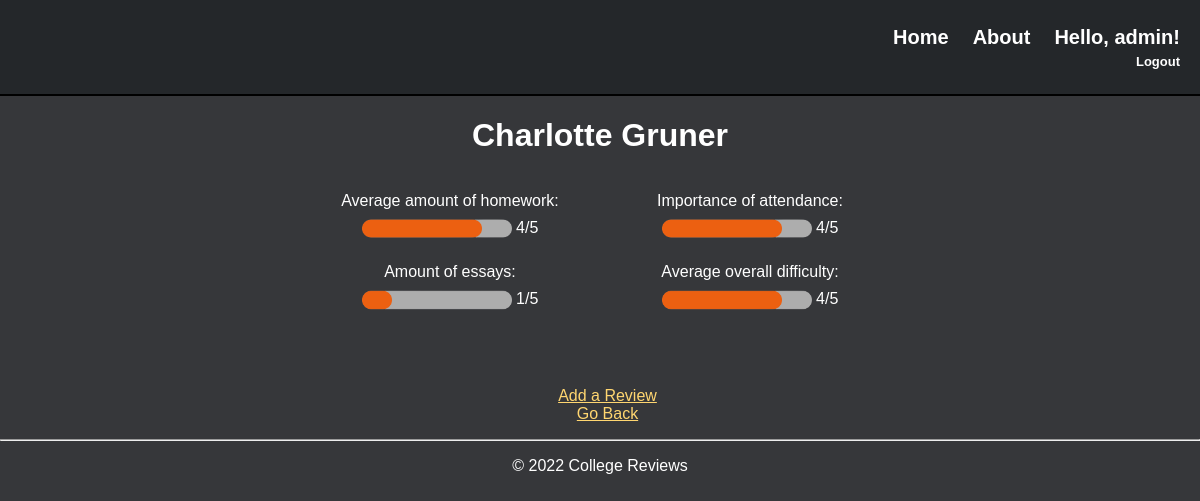
The app's page /teachers/Charlotte Gruner/ (signed in) with its own data.
### college/models.py (models this page shows, shortened)
class Teacher(models.Model):
    name = models.CharField(max_length=200)
    votes = models.IntegerField(default=0)
    homework = models.IntegerField(default=0)
    essays = models.IntegerField(default=0)
    attendance = models.IntegerField(default=0)
    difficulty = models.IntegerField(default=0)

### teachers/views.py (the view)
# urls.py: path('<str:name>/', views.professor, name='professor'),
def professor(request, name):
    try:
        prof = Teacher.objects.get(name=name)
    except Teacher.DoesNotExist:
        choices = Choice.objects.all().values().order_by('-votes')
        teacher_list = []
        for choice in choices:
            teacher_list.append(choice['choice_text'])
        if name in teacher_list:
            prof = Teacher(name=name)
            prof.save()
    return render(request, 'college/professor.html', {'prof': prof})

### college/templates/college/professor.html (shortened to what this page needs)
{% extends "college/layout.html" %}
{% block content %}
<h1 class="prof-name">{{ prof.name }}</h1>
<div class="center-text">
{% if prof.votes %}
<div class="row" id="prof-stats">
    <div class="column">
        <p>Average amount of homework:<br>
        {% load static %}
        <img style="vertical-align:middle" src="{% static 'college/' %}progress_bar{% widthratio prof.homework prof.votes 1 %}.png" width="150px" />
        {% widthratio prof.homework prof.votes 1 %}/5</p>
        <p>Amount of essays:<br>
        {% load static %}
        <img style="vertical-align:middle" src="{% static 'college/' %}progress_bar{% widthratio prof.essays prof.votes 1 %}.png" width="150px" />
        {% widthratio prof.essays prof.votes 1 %}/5</p>
    </div>
    <div class="column">
    <p>Importance of attendance:<br>
        {% load static %}
        <img style="vertical-align:middle" src="{% static 'college/' %}progress_bar{% widthratio prof.attendance prof.votes 1 %}.png" width="150px" />
        {% widthratio prof.attendance prof.votes 1 %}/5</p>
    <p>Average overall difficulty:<br>
        {% load static %}
        <img style="vertical-align:middle" src="{% static 'college/' %}progress_bar{% widthratio prof.difficulty prof.votes 1 %}.png" width="150px" />
        {% widthratio prof.difficulty prof.votes 1 %}/5</p>
    </div>
</div>
{% else %}
    <p>No data found.</p>
{% endif %}
<br><br>
<div class="center-text">
    <ul class="no-bullets">
        {% if user.is_authenticated %}
            <li><a href="{% url 'teachers:review' prof.name %}">Add a Review</a></li>
        {% else %}
            <li><a href="{% url 'accounts:login' %}">Login</a> to leave a review!</li>
        {% endif %}
        <li><a href="{% url 'college:courses' %}">Go Back</a></li>
    </ul>
</div>
</div>
{% endblock %}

### college/templates/college/layout.html (shortened to what this page needs)
<!DOCTYPE html>
<html>
<head>
    {% load static %}
    <link rel="stylesheet" type="text/css" href="{% static 'college/site.css' %}?version=1.63"/>
</head>
<body>
<header class="navbar">
    <div class="logo">
      <img src="" alt="" width="130"/>
    </div>
    <nav>
        <ul>
            <li class="active"><a href="{% url 'college:index' %}" class="navbar-item">Home</a></li>
            <li class="active"><a href="{% url 'college:about' %}" class="navbar-item">About</a></li>
            {% if user.is_authenticated %}
            <li class="nav-username">Hello, {{user.first_name}}!</li>
            <br>
            <li class="nav-logout"><a href="{% url 'accounts:logout' %}" class="navbar-item">Logout</a></li>
            {% else %}
            <li><a href="{% url 'accounts:login' %}" class="navbar-item">Login</a></li>
            <br>
            <li class="nav-register"><a href="{% url 'accounts:register' %}" class="navbar-item">Register</a></li>
            {% endif %}
        </ul>
    </nav>
</header>
<div class="body-content">
    {% block content %}
    {% endblock %}
    <hr/>
    <footer>
        <p id="copyright">&copy; 2022 College Reviews</p>
    </footer>
</div>
</body>
</html>

### college/static/college/site.css (style rules this page uses)
html, body { width:100%; height:100%; margin:0; padding:0; color: white; background-color: #36373A; cursor: default; }
* { transition:all 0.3s ease-in-out; }
.navbar { background-color: #24272A; clear: both; overflow: auto; padding: 0 10px 0 0; border-bottom: 2px; border-top: 0; border-left: 0; border-right: 0; border-color: black; border-style: solid; margin: 0; }
nav { float:right; }
.logo img { float: left; padding: 3px; }
nav ul li { text-decoration: none; display: inline-block; padding: 10px; font-size: 20px; font-family: raleway, sans-serif; font-weight: bold; transition: all .2s ease-in-out; }
nav ul li a { text-decoration: none; color: white; }
.nav-username { border: none; }
.nav-logout, .nav-register { position: relative; font-size: small; float: right; border: none; top: -15px; }
.no-bullets { list-style-type: none; }
h1, h2, h3, h4, h5, h6 { font-family: Montserrat, sans-serif; }
.prof-name { text-align: center; }
p, a, label { font-family: raleway, sans-serif; }
#copyright, .center-text { text-align: center; }
a { color: #FFD670; }
ul { padding-left: 15px; }
.column { flex: 1; padding: 0 10px 0 10px; margin: 0 10px 0 10px; }
.row { display: flex; }
#prof-stats { padding: 0 25% 0 25%; }
footer { padding-bottom: 5px; }

### records on screen
Teacher: name "Charlotte Gruner", homework+votes "4", essays+votes "1", attendance+votes "4", difficulty+votes "4"

### other values on screen
{{ user.first_name }} "admin"
